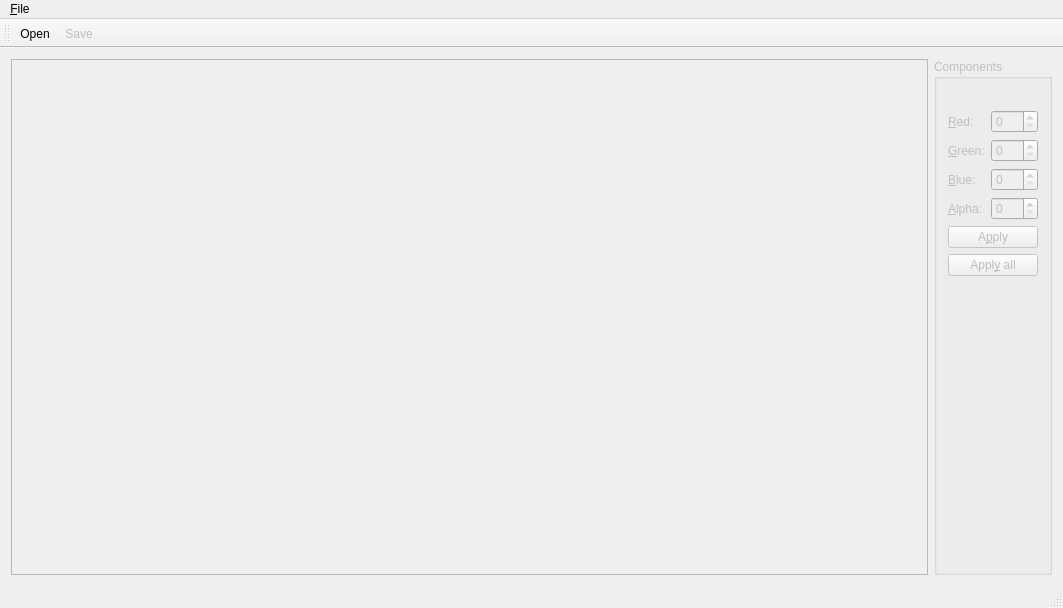
<?xml version="1.0" encoding="UTF-8"?>
<ui version="4.0">
 <class>MainWindow</class>
 <widget class="QMainWindow" name="MainWindow">
  <property name="geometry">
   <rect>
    <x>0</x>
    <y>0</y>
    <width>1063</width>
    <height>608</height>
   </rect>
  </property>
  <property name="windowTitle">
   <string>Pixelator</string>
  </property>
  <widget class="QWidget" name="centralWidget">
   <layout class="QHBoxLayout" name="horizontalLayout">
    <item>
     <widget class="QScrollArea" name="scrollArea">
      <property name="sizePolicy">
       <sizepolicy hsizetype="Expanding" vsizetype="Expanding">
        <horstretch>1</horstretch>
        <verstretch>0</verstretch>
       </sizepolicy>
      </property>
      <property name="widgetResizable">
       <bool>true</bool>
      </property>
      <widget class="QWidget" name="scrollAreaWidgetContents">
       <property name="geometry">
        <rect>
         <x>0</x>
         <y>0</y>
         <width>899</width>
         <height>495</height>
        </rect>
       </property>
       <layout class="QHBoxLayout" name="horizontalLayout_3">
        <item>
         <widget class="ImageLabel" name="imageLabel" native="true"/>
        </item>
       </layout>
      </widget>
     </widget>
    </item>
    <item>
     <widget class="QGroupBox" name="groupBox">
      <property name="enabled">
       <bool>false</bool>
      </property>
      <property name="sizePolicy">
       <sizepolicy hsizetype="MinimumExpanding" vsizetype="MinimumExpanding">
        <horstretch>0</horstretch>
        <verstretch>0</verstretch>
       </sizepolicy>
      </property>
      <property name="title">
       <string>Components</string>
      </property>
      <layout class="QVBoxLayout" name="verticalLayout">
       <item>
        <widget class="QLabel" name="labelColor">
         <property name="text">
          <string/>
         </property>
         <property name="textInteractionFlags">
          <set>Qt::LinksAccessibleByMouse|Qt::TextSelectableByMouse</set>
         </property>
        </widget>
       </item>
       <item>
        <layout class="QGridLayout" name="gridLayout">
         <item row="3" column="1">
          <widget class="QSpinBox" name="spAlpha">
           <property name="maximum">
            <number>255</number>
           </property>
          </widget>
         </item>
         <item row="7" column="0">
          <spacer name="verticalSpacer">
           <property name="orientation">
            <enum>Qt::Vertical</enum>
           </property>
           <property name="sizeHint" stdset="0">
            <size>
             <width>20</width>
             <height>40</height>
            </size>
           </property>
          </spacer>
         </item>
         <item row="1" column="0">
          <widget class="QLabel" name="label_4">
           <property name="text">
            <string>&amp;Green:</string>
           </property>
           <property name="buddy">
            <cstring>spGreen</cstring>
           </property>
          </widget>
         </item>
         <item row="0" column="1">
          <widget class="QSpinBox" name="spRed">
           <property name="maximum">
            <number>255</number>
           </property>
          </widget>
         </item>
         <item row="5" column="0" colspan="2">
          <widget class="QPushButton" name="btnApply">
           <property name="toolTip">
            <string>&lt;html&gt;&lt;head/&gt;&lt;body&gt;&lt;p&gt;Set the last clicked pixel color to the values above&lt;/p&gt;&lt;/body&gt;&lt;/html&gt;</string>
           </property>
           <property name="text">
            <string>A&amp;pply</string>
           </property>
          </widget>
         </item>
         <item row="2" column="0">
          <widget class="QLabel" name="label_5">
           <property name="text">
            <string>&amp;Blue:</string>
           </property>
           <property name="buddy">
            <cstring>spBlue</cstring>
           </property>
          </widget>
         </item>
         <item row="3" column="0">
          <widget class="QLabel" name="label_6">
           <property name="text">
            <string>&amp;Alpha:</string>
           </property>
           <property name="buddy">
            <cstring>spAlpha</cstring>
           </property>
          </widget>
         </item>
         <item row="1" column="1">
          <widget class="QSpinBox" name="spGreen">
           <property name="maximum">
            <number>255</number>
           </property>
          </widget>
         </item>
         <item row="0" column="0">
          <widget class="QLabel" name="label_3">
           <property name="text">
            <string>&amp;Red:</string>
           </property>
           <property name="buddy">
            <cstring>spRed</cstring>
           </property>
          </widget>
         </item>
         <item row="2" column="1">
          <widget class="QSpinBox" name="spBlue">
           <property name="maximum">
            <number>255</number>
           </property>
          </widget>
         </item>
         <item row="6" column="0" colspan="2">
          <widget class="QPushButton" name="btnApplyAll">
           <property name="sizePolicy">
            <sizepolicy hsizetype="Minimum" vsizetype="Fixed">
             <horstretch>0</horstretch>
             <verstretch>0</verstretch>
            </sizepolicy>
           </property>
           <property name="toolTip">
            <string>&lt;html&gt;&lt;head/&gt;&lt;body&gt;&lt;p&gt;Exchange one color with the one above.&lt;/p&gt;&lt;/body&gt;&lt;/html&gt;</string>
           </property>
           <property name="text">
            <string>Appl&amp;y all</string>
           </property>
          </widget>
         </item>
        </layout>
       </item>
      </layout>
     </widget>
    </item>
   </layout>
  </widget>
  <widget class="QMenuBar" name="menuBar">
   <property name="geometry">
    <rect>
     <x>0</x>
     <y>0</y>
     <width>1063</width>
     <height>27</height>
    </rect>
   </property>
   <widget class="QMenu" name="menu_File">
    <property name="title">
     <string>&amp;File</string>
    </property>
    <addaction name="actionOpen"/>
    <addaction name="actionSave"/>
    <addaction name="separator"/>
    <addaction name="actionQuit"/>
   </widget>
   <addaction name="menu_File"/>
  </widget>
  <widget class="QToolBar" name="mainToolBar">
   <property name="windowTitle">
    <string>Main toolbar</string>
   </property>
   <attribute name="toolBarArea">
    <enum>TopToolBarArea</enum>
   </attribute>
   <attribute name="toolBarBreak">
    <bool>false</bool>
   </attribute>
   <addaction name="actionOpen"/>
   <addaction name="actionSave"/>
  </widget>
  <widget class="QStatusBar" name="statusBar"/>
  <action name="actionOpen">
   <property name="icon">
    <iconset theme="document-open">
     <normaloff>.</normaloff>.</iconset>
   </property>
   <property name="text">
    <string>&amp;Open...</string>
   </property>
   <property name="shortcut">
    <string>Ctrl+O</string>
   </property>
  </action>
  <action name="actionSave">
   <property name="enabled">
    <bool>false</bool>
   </property>
   <property name="icon">
    <iconset theme="document-save">
     <normaloff>.</normaloff>.</iconset>
   </property>
   <property name="text">
    <string>&amp;Save</string>
   </property>
   <property name="shortcut">
    <string>Ctrl+S</string>
   </property>
  </action>
  <action name="actionQuit">
   <property name="icon">
    <iconset theme="application-exit">
     <normaloff>.</normaloff>.</iconset>
   </property>
   <property name="text">
    <string>&amp;Quit</string>
   </property>
   <property name="shortcut">
    <string>Ctrl+Q</string>
   </property>
   <property name="menuRole">
    <enum>QAction::QuitRole</enum>
   </property>
  </action>
 </widget>
 <layoutdefault spacing="6" margin="11"/>
 <customwidgets>
  <customwidget>
   <class>ImageLabel</class>
   <extends>QWidget</extends>
   <header>imagelabel.h</header>
  </customwidget>
 </customwidgets>
 <tabstops>
  <tabstop>scrollArea</tabstop>
  <tabstop>spRed</tabstop>
  <tabstop>spGreen</tabstop>
  <tabstop>spBlue</tabstop>
  <tabstop>spAlpha</tabstop>
  <tabstop>btnApply</tabstop>
 </tabstops>
 <resources/>
 <connections/>
</ui>
